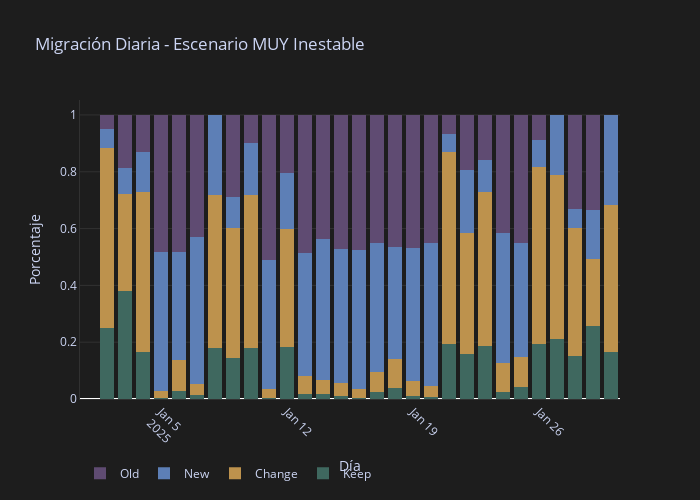
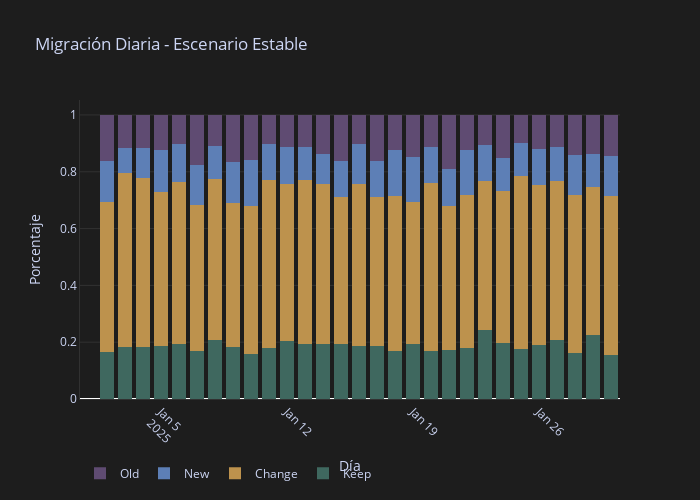

These figures' notebook cell, in order:
### Code cell
np.random.seed(42)

days = pd.date_range('2025-01-01', periods=nDays)

# --------------------------
# 1. SIMULACIÓN DEL UNIVERSO
# --------------------------
def simulate_unstable_universe(n_days):
    sizes = []
    for i in range(n_days):
        if np.random.rand() < 0.2:
            sizes.append(np.random.randint(300, 650))  # choque fuerte
        else:
            sizes.append(np.random.randint(450, 550))  # rango normal
    
    return sizes

universe_sizes_stable = np.random.randint(480, 520, len(days))
universe_sizes_unstable = simulate_unstable_universe(len(days))


# -----------------------------------------------
# 2. SIMULACIÓN DE CLASES CON MIGRACIÓN EXTREMA
# -----------------------------------------------
def simulate_classes_with_ids(n_days, sizes, instability=False):
    data = []
    previous_ids = set()

    for i in range(n_days):
        n = sizes[i]

        # IDs del día
        if i == 0:
            ids = np.arange(n)
        else:
            ids = set()
            # keep % of old ids
            if instability:
                # keep_ratio = np.random.choice([0.1,0.2,0.5,0.9], p=[0.3,0.3,0.3,0.1])
                keep_ratio = np.random.choice([
                    np.random.uniform(0.05, 0.3),   # Días muy inestables
                    np.random.uniform(0.7, 0.95)    # Días muy estables
                ])
            else:
                keep_ratio = np.random.normal(0.85, 0.03)
                keep_ratio = np.clip(keep_ratio, 0.75, 0.95)

            n_keep = int(min(len(previous_ids), keep_ratio * n))
            keep_ids = set(np.random.choice(list(previous_ids), n_keep, replace=False)) if n_keep > 0 else set()

            # new ids
            n_new = n - n_keep
            new_ids = set(np.max(list(previous_ids))+1 + np.arange(n_new)) if previous_ids else set(np.arange(n_new))

            ids = list(keep_ids | new_ids)

        # asignación de clases
        if instability:
            # picos extremos
            if np.random.rand() < 0.3:
                classes = np.random.choice([0,1,2,3], len(ids), p=[0.7,0.1,0.1,0.1])
            else:
                classes = np.random.choice(4, len(ids))
        else:
            classes = np.random.choice(4, len(ids), p=[0.25,0.25,0.25,0.25])

        df = pd.DataFrame({
            'id': ids,
            'class': classes,
            'day': days[i]
        })

        data.append(df)
        previous_ids = set(ids)

    return data

stable_daily = simulate_classes_with_ids(len(days), universe_sizes_stable, instability=False)
unstable_daily = simulate_classes_with_ids(len(days), universe_sizes_unstable, instability=True)


# ---------------------------
# 3. CÁLCULO DE MIGRACIONES
# ---------------------------
def compute_migrations(daily_data):
    rows = []
    for i in range(len(daily_data)):
        if i == 0:
            rows.append([daily_data[i]['day'].iloc[0], np.nan, np.nan, np.nan, np.nan])
            continue
        
        prev = daily_data[i-1]
        curr = daily_data[i]

        prev_ids = set(prev['id'])
        curr_ids = set(curr['id'])

        keep_ids = prev_ids & curr_ids
        new_ids = curr_ids - prev_ids
        old_ids = prev_ids - curr_ids

        # cambios de clase
        prev_classes = prev.set_index('id').loc[list(keep_ids)]['class']
        curr_classes = curr.set_index('id').loc[list(keep_ids)]['class']

        keep = np.sum(prev_classes.values == curr_classes.values)
        change = np.sum(prev_classes.values != curr_classes.values)

        rows.append([
            curr['day'].iloc[0],
            keep,
            change,
            len(new_ids),
            len(old_ids)
        ])
    
    return pd.DataFrame(rows, columns=['day','keep','change','new','old'])

stable_mig = compute_migrations(stable_daily)
unstable_mig = compute_migrations(unstable_daily)

fig_unstable = plot_stacked(unstable_mig, 'Migración Diaria - Escenario MUY Inestable')
fig_stable = plot_stacked(stable_mig, 'Migración Diaria - Escenario Estable')

### Figure 1 — Plotly figure (JSON) as saved in the notebook; plotly's stock layout.template omitted (floating-point values rounded to 4 significant figures)
{"data": [{"marker": {"color": "#3F685F", "line": {"width": 0}}, "name": "Keep", "type": "bar", "x": ["2025-01-01T00:00:00", "2025-01-02T00:00:00", "2025-01-03T00:00:00", "2025-01-04T00:00:00", "2025-01-05T00:00:00", "2025-01-06T00:00:00", "2025-01-07T00:00:00", "2025-01-08T00:00:00", "2025-01-09T00:00:00", "2025-01-10T00:00:00", "2025-01-11T00:00:00", "2025-01-12T00:00:00", "2025-01-13T00:00:00", "2025-01-14T00:00:00", "2025-01-15T00:00:00", "2025-01-16T00:00:00", "2025-01-17T00:00:00", "2025-01-18T00:00:00", "2025-01-19T00:00:00", "2025-01-20T00:00:00", "2025-01-21T00:00:00", "2025-01-22T00:00:00", "2025-01-23T00:00:00", "2025-01-24T00:00:00", "2025-01-25T00:00:00", "2025-01-26T00:00:00", "2025-01-27T00:00:00", "2025-01-28T00:00:00", "2025-01-29T00:00:00", "2025-01-30T00:00:00"], "y": [NaN, 0.2486, 0.3802, 0.1638, 0.003341, 0.02933, 0.01494, 0.1784, 0.1439, 0.1779, 0.004854, 0.1831, 0.01934, 0.01902, 0.01155, 0.004065, 0.02526, 0.03931, 0.009174, 0.007487, 0.1934, 0.1585, 0.1862, 0.02384, 0.04358, 0.1937, 0.2109, 0.1505, 0.2574, 0.166]}, {"marker": {"color": "#BD924D", "line": {"width": 0}}, "name": "Change", "type": "bar", "x": ["2025-01-01T00:00:00", "2025-01-02T00:00:00", "2025-01-03T00:00:00", "2025-01-04T00:00:00", "2025-01-05T00:00:00", "2025-01-06T00:00:00", "2025-01-07T00:00:00", "2025-01-08T00:00:00", "2025-01-09T00:00:00", "2025-01-10T00:00:00", "2025-01-11T00:00:00", "2025-01-12T00:00:00", "2025-01-13T00:00:00", "2025-01-14T00:00:00", "2025-01-15T00:00:00", "2025-01-16T00:00:00", "2025-01-17T00:00:00", "2025-01-18T00:00:00", "2025-01-19T00:00:00", "2025-01-20T00:00:00", "2025-01-21T00:00:00", "2025-01-22T00:00:00", "2025-01-23T00:00:00", "2025-01-24T00:00:00", "2025-01-25T00:00:00", "2025-01-26T00:00:00", "2025-01-27T00:00:00", "2025-01-28T00:00:00", "2025-01-29T00:00:00", "2025-01-30T00:00:00"], "y": [NaN, 0.6347, 0.3423, 0.5657, 0.02339, 0.1093, 0.03861, 0.5383, 0.4595, 0.5401, 0.03204, 0.4156, 0.06143, 0.0481, 0.04517, 0.03252, 0.06947, 0.1006, 0.0539, 0.0385, 0.677, 0.4268, 0.5436, 0.1029, 0.105, 0.6218, 0.5783, 0.4531, 0.2353, 0.517]}, {"marker": {"color": "#5D7FB6", "line": {"width": 0}}, "name": "New", "type": "bar", "x": ["2025-01-01T00:00:00", "2025-01-02T00:00:00", "2025-01-03T00:00:00", "2025-01-04T00:00:00", "2025-01-05T00:00:00", "2025-01-06T00:00:00", "2025-01-07T00:00:00", "2025-01-08T00:00:00", "2025-01-09T00:00:00", "2025-01-10T00:00:00", "2025-01-11T00:00:00", "2025-01-12T00:00:00", "2025-01-13T00:00:00", "2025-01-14T00:00:00", "2025-01-15T00:00:00", "2025-01-16T00:00:00", "2025-01-17T00:00:00", "2025-01-18T00:00:00", "2025-01-19T00:00:00", "2025-01-20T00:00:00", "2025-01-21T00:00:00", "2025-01-22T00:00:00", "2025-01-23T00:00:00", "2025-01-24T00:00:00", "2025-01-25T00:00:00", "2025-01-26T00:00:00", "2025-01-27T00:00:00", "2025-01-28T00:00:00", "2025-01-29T00:00:00", "2025-01-30T00:00:00"], "y": [NaN, 0.06591, 0.09189, 0.139, 0.4922, 0.3787, 0.5168, 0.2833, 0.1075, 0.1843, 0.4534, 0.1959, 0.4323, 0.4955, 0.4716, 0.4888, 0.4558, 0.3954, 0.469, 0.5037, 0.06204, 0.221, 0.1124, 0.4561, 0.3989, 0.09594, 0.2109, 0.06706, 0.1728, 0.317]}, {"marker": {"color": "#5F4B72", "line": {"width": 0}}, "name": "Old", "type": "bar", "x": ["2025-01-01T00:00:00", "2025-01-02T00:00:00", "2025-01-03T00:00:00", "2025-01-04T00:00:00", "2025-01-05T00:00:00", "2025-01-06T00:00:00", "2025-01-07T00:00:00", "2025-01-08T00:00:00", "2025-01-09T00:00:00", "2025-01-10T00:00:00", "2025-01-11T00:00:00", "2025-01-12T00:00:00", "2025-01-13T00:00:00", "2025-01-14T00:00:00", "2025-01-15T00:00:00", "2025-01-16T00:00:00", "2025-01-17T00:00:00", "2025-01-18T00:00:00", "2025-01-19T00:00:00", "2025-01-20T00:00:00", "2025-01-21T00:00:00", "2025-01-22T00:00:00", "2025-01-23T00:00:00", "2025-01-24T00:00:00", "2025-01-25T00:00:00", "2025-01-26T00:00:00", "2025-01-27T00:00:00", "2025-01-28T00:00:00", "2025-01-29T00:00:00", "2025-01-30T00:00:00"], "y": [NaN, 0.05085, 0.1856, 0.1314, 0.4811, 0.4827, 0.4296, 0.0, 0.2891, 0.09776, 0.5097, 0.2054, 0.4869, 0.4374, 0.4716, 0.4746, 0.4495, 0.4647, 0.4679, 0.4503, 0.06752, 0.1936, 0.1577, 0.4171, 0.4525, 0.08856, 0.0, 0.3294, 0.3346, 0.0]}], "layout": {"barmode": "stack", "font": {"color": "#CDD6F4"}, "height": 500, "legend": {"font": {"color": "#CDD6F4"}, "orientation": "h", "y": -0.2}, "paper_bgcolor": "#1D1D1D", "plot_bgcolor": "#1D1D1D", "title": {"text": "Migración Diaria - Escenario MUY Inestable"}, "width": 700, "xaxis": {"gridcolor": "#313131", "linecolor": "#313131", "showgrid": false, "tickangle": 45, "title": {"text": "Día"}}, "yaxis": {"gridcolor": "#313131", "linecolor": "#313131", "title": {"text": "Porcentaje"}}}}

### Figure 2 — Plotly figure (JSON) as saved in the notebook; plotly's stock layout.template omitted (floating-point values rounded to 4 significant figures)
{"data": [{"marker": {"color": "#3F685F", "line": {"width": 0}}, "name": "Keep", "type": "bar", "x": ["2025-01-01T00:00:00", "2025-01-02T00:00:00", "2025-01-03T00:00:00", "2025-01-04T00:00:00", "2025-01-05T00:00:00", "2025-01-06T00:00:00", "2025-01-07T00:00:00", "2025-01-08T00:00:00", "2025-01-09T00:00:00", "2025-01-10T00:00:00", "2025-01-11T00:00:00", "2025-01-12T00:00:00", "2025-01-13T00:00:00", "2025-01-14T00:00:00", "2025-01-15T00:00:00", "2025-01-16T00:00:00", "2025-01-17T00:00:00", "2025-01-18T00:00:00", "2025-01-19T00:00:00", "2025-01-20T00:00:00", "2025-01-21T00:00:00", "2025-01-22T00:00:00", "2025-01-23T00:00:00", "2025-01-24T00:00:00", "2025-01-25T00:00:00", "2025-01-26T00:00:00", "2025-01-27T00:00:00", "2025-01-28T00:00:00", "2025-01-29T00:00:00", "2025-01-30T00:00:00"], "y": [NaN, 0.1667, 0.1828, 0.1848, 0.1856, 0.1941, 0.1705, 0.2074, 0.1823, 0.1595, 0.1783, 0.2034, 0.1935, 0.1942, 0.1944, 0.1878, 0.1864, 0.169, 0.1943, 0.1681, 0.1717, 0.1804, 0.2426, 0.1969, 0.1745, 0.1902, 0.2084, 0.163, 0.2247, 0.156]}, {"marker": {"color": "#BD924D", "line": {"width": 0}}, "name": "Change", "type": "bar", "x": ["2025-01-01T00:00:00", "2025-01-02T00:00:00", "2025-01-03T00:00:00", "2025-01-04T00:00:00", "2025-01-05T00:00:00", "2025-01-06T00:00:00", "2025-01-07T00:00:00", "2025-01-08T00:00:00", "2025-01-09T00:00:00", "2025-01-10T00:00:00", "2025-01-11T00:00:00", "2025-01-12T00:00:00", "2025-01-13T00:00:00", "2025-01-14T00:00:00", "2025-01-15T00:00:00", "2025-01-16T00:00:00", "2025-01-17T00:00:00", "2025-01-18T00:00:00", "2025-01-19T00:00:00", "2025-01-20T00:00:00", "2025-01-21T00:00:00", "2025-01-22T00:00:00", "2025-01-23T00:00:00", "2025-01-24T00:00:00", "2025-01-25T00:00:00", "2025-01-26T00:00:00", "2025-01-27T00:00:00", "2025-01-28T00:00:00", "2025-01-29T00:00:00", "2025-01-30T00:00:00"], "y": [NaN, 0.5264, 0.6129, 0.5924, 0.5429, 0.5702, 0.5116, 0.5656, 0.5077, 0.5214, 0.5918, 0.5517, 0.5771, 0.5619, 0.5156, 0.5707, 0.5244, 0.5453, 0.5008, 0.5918, 0.5084, 0.5377, 0.5236, 0.5354, 0.6097, 0.5637, 0.5604, 0.5569, 0.5209, 0.5581]}, {"marker": {"color": "#5D7FB6", "line": {"width": 0}}, "name": "New", "type": "bar", "x": ["2025-01-01T00:00:00", "2025-01-02T00:00:00", "2025-01-03T00:00:00", "2025-01-04T00:00:00", "2025-01-05T00:00:00", "2025-01-06T00:00:00", "2025-01-07T00:00:00", "2025-01-08T00:00:00", "2025-01-09T00:00:00", "2025-01-10T00:00:00", "2025-01-11T00:00:00", "2025-01-12T00:00:00", "2025-01-13T00:00:00", "2025-01-14T00:00:00", "2025-01-15T00:00:00", "2025-01-16T00:00:00", "2025-01-17T00:00:00", "2025-01-18T00:00:00", "2025-01-19T00:00:00", "2025-01-20T00:00:00", "2025-01-21T00:00:00", "2025-01-22T00:00:00", "2025-01-23T00:00:00", "2025-01-24T00:00:00", "2025-01-25T00:00:00", "2025-01-26T00:00:00", "2025-01-27T00:00:00", "2025-01-28T00:00:00", "2025-01-29T00:00:00", "2025-01-30T00:00:00"], "y": [NaN, 0.1452, 0.08961, 0.1051, 0.1471, 0.1334, 0.1424, 0.117, 0.1448, 0.1595, 0.1266, 0.1328, 0.1182, 0.1082, 0.1267, 0.1377, 0.1272, 0.162, 0.1575, 0.1269, 0.1296, 0.1576, 0.1274, 0.1157, 0.1169, 0.1257, 0.1173, 0.1409, 0.1167, 0.1421]}, {"marker": {"color": "#5F4B72", "line": {"width": 0}}, "name": "Old", "type": "bar", "x": ["2025-01-01T00:00:00", "2025-01-02T00:00:00", "2025-01-03T00:00:00", "2025-01-04T00:00:00", "2025-01-05T00:00:00", "2025-01-06T00:00:00", "2025-01-07T00:00:00", "2025-01-08T00:00:00", "2025-01-09T00:00:00", "2025-01-10T00:00:00", "2025-01-11T00:00:00", "2025-01-12T00:00:00", "2025-01-13T00:00:00", "2025-01-14T00:00:00", "2025-01-15T00:00:00", "2025-01-16T00:00:00", "2025-01-17T00:00:00", "2025-01-18T00:00:00", "2025-01-19T00:00:00", "2025-01-20T00:00:00", "2025-01-21T00:00:00", "2025-01-22T00:00:00", "2025-01-23T00:00:00", "2025-01-24T00:00:00", "2025-01-25T00:00:00", "2025-01-26T00:00:00", "2025-01-27T00:00:00", "2025-01-28T00:00:00", "2025-01-29T00:00:00", "2025-01-30T00:00:00"], "y": [NaN, 0.1617, 0.1147, 0.1178, 0.1243, 0.1023, 0.1755, 0.1099, 0.1652, 0.1595, 0.1034, 0.1121, 0.1113, 0.1357, 0.1632, 0.1038, 0.162, 0.1237, 0.1474, 0.1132, 0.1902, 0.1243, 0.1065, 0.152, 0.09892, 0.1204, 0.1138, 0.1392, 0.1376, 0.1438]}], "layout": {"barmode": "stack", "font": {"color": "#CDD6F4"}, "height": 500, "legend": {"font": {"color": "#CDD6F4"}, "orientation": "h", "y": -0.2}, "paper_bgcolor": "#1D1D1D", "plot_bgcolor": "#1D1D1D", "title": {"text": "Migración Diaria - Escenario Estable"}, "width": 700, "xaxis": {"gridcolor": "#313131", "linecolor": "#313131", "showgrid": false, "tickangle": 45, "title": {"text": "Día"}}, "yaxis": {"gridcolor": "#313131", "linecolor": "#313131", "title": {"text": "Porcentaje"}}}}
